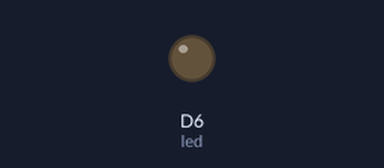
Bench run of a sketch on a simulated ESP8266 (NodeMCU). Shown: output pins drawn as LEDs (lit = HIGH).

Above: at 0.05 s.
At 1.2 s:
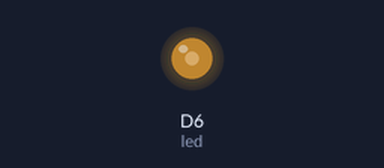
At 2.35 s:
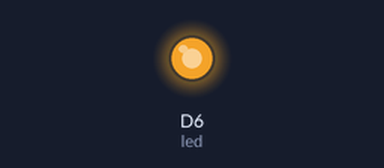
At 4.65 s:
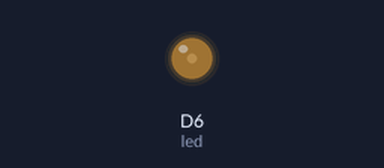
Timing chart, 0 to 6.6 s (numbered marks = the images above):
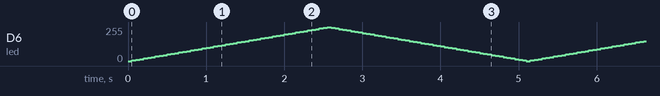

The sketch:

pwm_led_test.ino
```cpp
#define led D6
void setup() {
  // put your setup code here, to run once:
pinMode(led, OUTPUT);
}

void loop() {
  // put your main code here, to run repeatedly:
int i;
for(i=0;i<255;i+=5)
{
  analogWrite(led, i);
  delay(50);
}

for(i=255;i>0;i-=5)
{
  analogWrite(led, i);
  delay(50);
}
}
```
